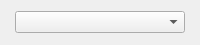
<?xml version="1.0" encoding="UTF-8"?>
<ui version="4.0">
 <class>glitch_object_interrupts_arduino</class>
 <widget class="QWidget" name="glitch_object_interrupts_arduino">
  <property name="geometry">
   <rect>
    <x>0</x>
    <y>0</y>
    <width>200</width>
    <height>45</height>
   </rect>
  </property>
  <property name="windowTitle">
   <string>Form</string>
  </property>
  <layout class="QHBoxLayout" name="horizontalLayout">
   <property name="spacing">
    <number>5</number>
   </property>
   <property name="leftMargin">
    <number>15</number>
   </property>
   <property name="topMargin">
    <number>5</number>
   </property>
   <property name="rightMargin">
    <number>15</number>
   </property>
   <property name="bottomMargin">
    <number>5</number>
   </property>
   <item>
    <widget class="QComboBox" name="function">
     <property name="currentText">
      <string notr="true"/>
     </property>
     <property name="sizeAdjustPolicy">
      <enum>QComboBox::AdjustToContents</enum>
     </property>
    </widget>
   </item>
  </layout>
 </widget>
 <resources>
  <include location="../../Icons/icons.qrc"/>
 </resources>
 <connections/>
</ui>
